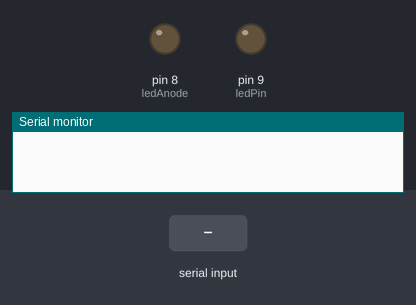
The sketch below on a simulated Arduino Uno, built with avr-gcc and run on an emulated ATmega328P. On the bench: output pins drawn as LEDs (lit = HIGH), the last lines printed to the serial monitor. The test bench sets the inputs (shaded band).

Above: at 1.2 s.
1.3 s: "5\n" received over Serial
At 3.5 s:
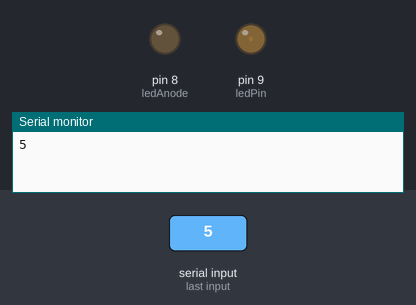
3.8 s: "90\n" received over Serial
At 5.4 s:
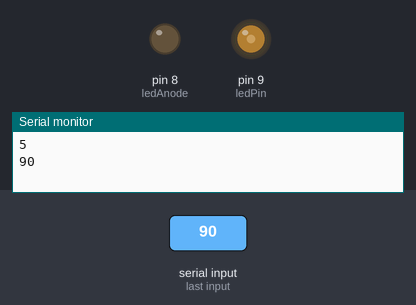
6.3 s: "200\n" received over Serial
At 8.5 s:
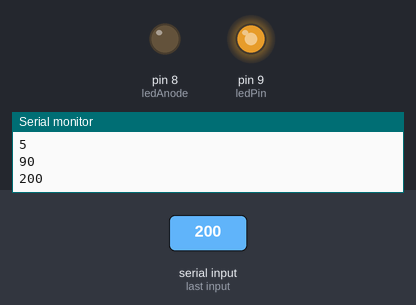
Timing chart, 0 to 10.0 s (numbered marks = the images above; inputs shaded):
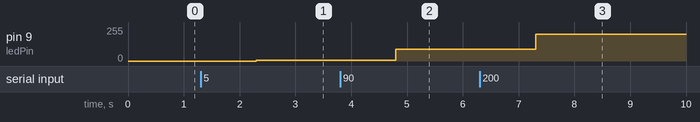

The sketch:

serial_to_bar_and_switch.ino
```cpp
const int ledPin = 9;   // Use the A5 pin for analogWrite
const int ledAnode = 8;
bool ledState = HIGH;

void setup() {
  pinMode(ledAnode, OUTPUT);
  pinMode(ledPin, OUTPUT);  // Set the LED pin as an output
  Serial.begin(9600);     // Initialize serial communication
}

void loop() {
  if (Serial.available() > 0) {
    String input = Serial.readString();  // Read the serial input as a string
    removeLastCharacter(input);

    if (input == "s") {
      // Toggle the state of pin 8
      ledState = !ledState;
      digitalWrite(ledAnode, ledState);
      Serial.println(ledState);
    }

    if(isStringInt(input)) {
      // Parse the string as an integer and set the LED brightness
      int brightness = input.toInt();
      if (brightness >= 0 && brightness <= 255) {
        analogWrite(ledPin, brightness);
        Serial.println(brightness);
      }
    }

  }
}


bool isStringInt(const String &str) {
  for (size_t i = 0; i < str.length(); i++) {
    if (!isdigit(str.charAt(i))) {
      return false; // If a non-digit character is found, it's not an integer.
    }
  }
  return true; // All characters are digits, so it's an integer.
}

void removeLastCharacter(String &str) {
  if (str.length() > 0) {
    str.remove(str.length() - 1);
  }
}
```

Measured:
- after the input at 1.3 s, pin 9 (ledPin): 0/255 → 5/255 after 1.0 s
- after the input at 3.8 s, pin 9 (ledPin): 5/255 → 90/255 after 1.0 s
- after the input at 6.3 s, pin 9 (ledPin): 90/255 → 200/255 after 1.0 s
